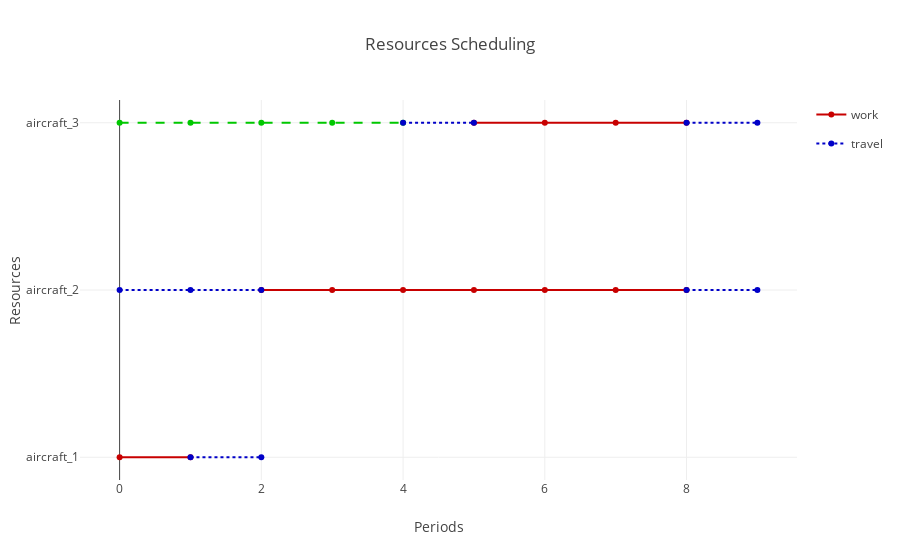

Source (notebook cell):
### Code cell
problem.plot(info='scheduling')

### Figure 1 — Plotly figure (JSON) as saved in the notebook; plotly's stock layout.template omitted (floating-point values rounded to 4 significant figures)
{"data": [{"legendgroup": "work", "line": {"color": "rgb(200, 0, 0)"}, "mode": "lines+markers", "name": "work", "type": "scatter", "uid": "19fa3ddc-abd4-43f9-b9a3-733592287251", "x": [0, 1, null, null, null, null, null, null, null, null], "y": ["aircraft_1", "aircraft_1", "aircraft_1", "aircraft_1", "aircraft_1", "aircraft_1", "aircraft_1", "aircraft_1", "aircraft_1", "aircraft_1"]}, {"legendgroup": "work", "line": {"color": "rgb(200, 0, 0)"}, "mode": "lines+markers", "name": "work", "showlegend": false, "type": "scatter", "uid": "7f6963c3-7962-43cc-a968-e0e2971df365", "x": [null, null, 2, 3, 4, 5, 6, 7, 8, null], "y": ["aircraft_2", "aircraft_2", "aircraft_2", "aircraft_2", "aircraft_2", "aircraft_2", "aircraft_2", "aircraft_2", "aircraft_2", "aircraft_2"]}, {"legendgroup": "work", "line": {"color": "rgb(200, 0, 0)"}, "mode": "lines+markers", "name": "work", "showlegend": false, "type": "scatter", "uid": "2a9da123-b854-4e7f-bda3-c5d508799533", "x": [null, null, null, null, null, 5, 6, 7, 8, null], "y": ["aircraft_3", "aircraft_3", "aircraft_3", "aircraft_3", "aircraft_3", "aircraft_3", "aircraft_3", "aircraft_3", "aircraft_3", "aircraft_3"]}, {"legendgroup": "rest", "line": {"color": "rgb(0, 200, 0)", "dash": "dash"}, "mode": "lines+markers", "name": "rest", "showlegend": false, "type": "scatter", "uid": "7ae5301f-5c26-486d-8160-45b9f32e6cd5", "x": [0, 1, 2, 3, 4, null, null, null, null, null], "y": ["aircraft_3", "aircraft_3", "aircraft_3", "aircraft_3", "aircraft_3", "aircraft_3", "aircraft_3", "aircraft_3", "aircraft_3", "aircraft_3"]}, {"legendgroup": "travel", "line": {"color": "rgb(0, 0, 200)", "dash": "dot"}, "mode": "lines+markers", "name": "travel", "type": "scatter", "uid": "1ad35177-d274-437a-9d2e-ac00329a8eae", "x": [null, 1, 2, null, null, null, null, null, null, null], "y": ["aircraft_1", "aircraft_1", "aircraft_1", "aircraft_1", "aircraft_1", "aircraft_1", "aircraft_1", "aircraft_1", "aircraft_1", "aircraft_1"]}, {"legendgroup": "travel", "line": {"color": "rgb(0, 0, 200)", "dash": "dot"}, "mode": "lines+markers", "name": "travel", "showlegend": false, "type": "scatter", "uid": "cb155445-6f7f-4273-8ea2-345baad5b6ef", "x": [0, 1, 2, null, null, null, null, null, 8, 9], "y": ["aircraft_2", "aircraft_2", "aircraft_2", "aircraft_2", "aircraft_2", "aircraft_2", "aircraft_2", "aircraft_2", "aircraft_2", "aircraft_2"]}, {"legendgroup": "travel", "line": {"color": "rgb(0, 0, 200)", "dash": "dot"}, "mode": "lines+markers", "name": "travel", "showlegend": false, "type": "scatter", "uid": "0d941c40-8318-41e5-8ecb-8e98cc096b3f", "x": [null, null, null, null, 4, 5, null, null, 8, 9], "y": ["aircraft_3", "aircraft_3", "aircraft_3", "aircraft_3", "aircraft_3", "aircraft_3", "aircraft_3", "aircraft_3", "aircraft_3", "aircraft_3"]}], "layout": {"title": {"text": "Resources Scheduling"}, "xaxis": {"title": {"text": "Periods"}}, "yaxis": {"title": {"text": "Resources"}}}}
